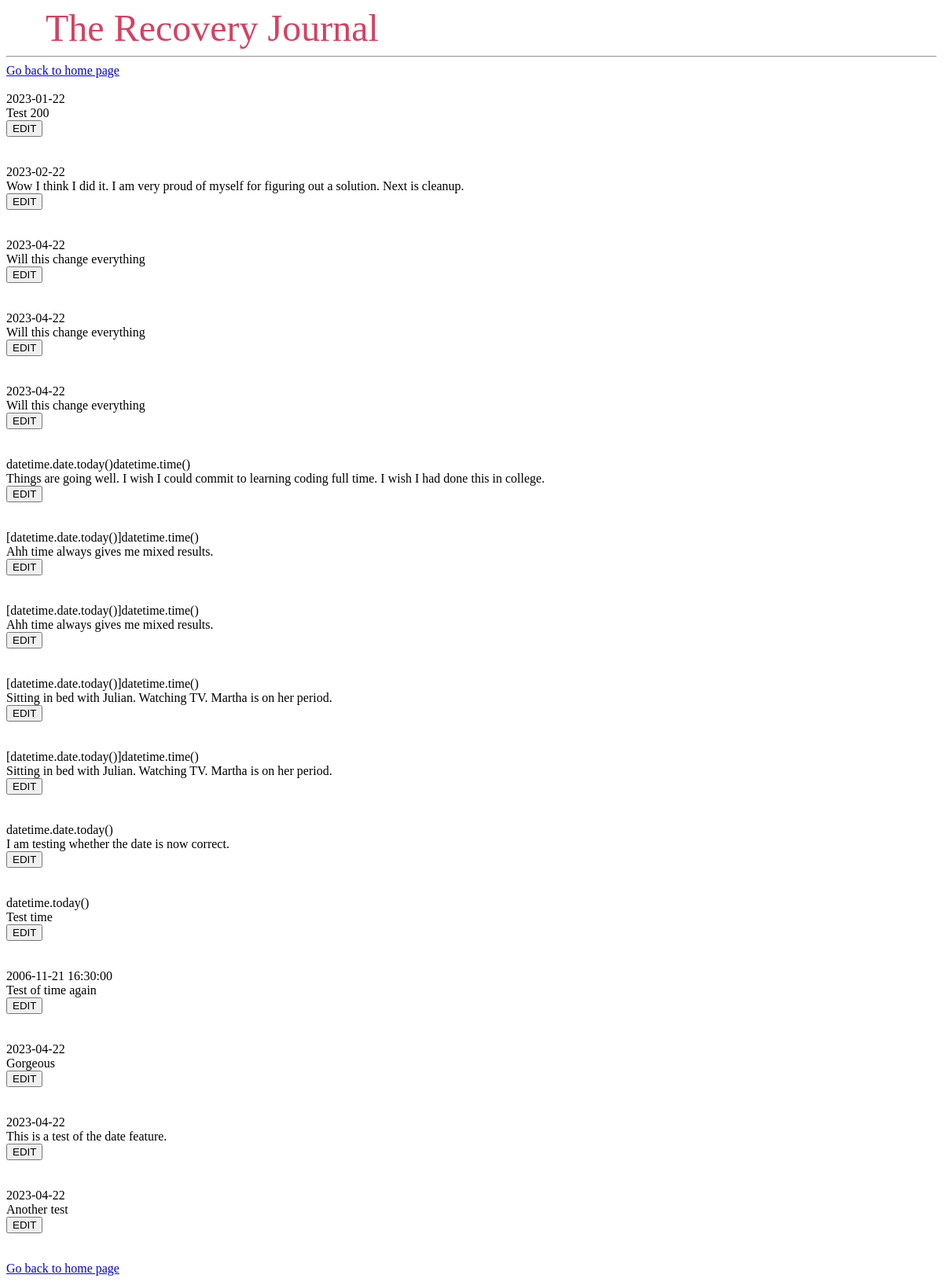
Page /list (signed in) on the earlier database version.
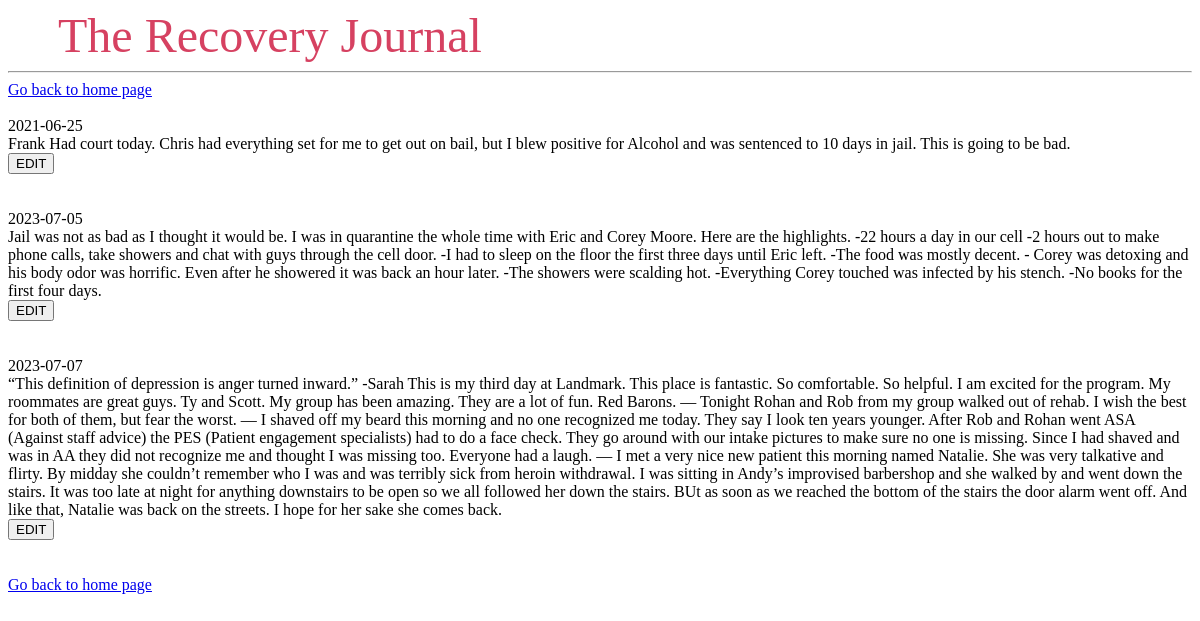
Same page on the later database version.
### tables this page shows
CREATE TABLE "entries" (
	"ID"	INTEGER,
	"username"	TEXT,
	"entrydate"	TEXT,
	"entry"	TEXT,
	PRIMARY KEY("ID" AUTOINCREMENT)
);

### rjp.py (the view)
@app.route('/list')
def list():
	username=session.get('user')
	con = sqlite3.connect("rjp.db")
	con.row_factory = sqlite3.Row
	cur = con.cursor()
	cur.execute("SELECT * FROM entries WHERE username = ?", [username])
	rows = cur.fetchall();
	return render_template("list.html",rows = rows)

### templates/list.html
{% extends 'base.html' %}
{% block content %}
      <a href = "/home/">Go back to home page</a><br><br>
         {% for row in rows %}
               {{row["entrydate"]}}<br>
               {{row["entry"]}}<br>
               <form action="/edit/" method="post">
               <input name={{row["entrydate"]}} value="EDIT" type="submit"> </form>
               <br>
               <br>
{% endfor %}
      <a href = "/home/">Go back to home page</a>
{% endblock %}

### templates/base.html (shortened to what this page needs)
<!DOCTYPE html PUBLIC "-//W3C//DTD HTML 4.01//EN" "http://www.w3.org/TR/html4/strict.dtd">
<html><head>
</head><body>
<nav> <a href="/home/">The Recovery Journal</a> </nav>
<hr>
<div class="content"> {% block content %} {% endblock %} </div>
</body></html>

### templates/base.html (style rules this page uses)
nav a { color: #d64161; font-size: 3em; margin-left: 50px; text-decoration: none; }

Differences in the rows shown:
removed entries: entrydate "2023-01-22", entry "Test 200"
removed entries: entrydate "2023-02-22", entry "Wow I think I did it. I am very proud of myself for figuring out a solution. Next is cleanup."
removed entries: entrydate "2023-04-22", entry "Will this change everything"
removed entries: entrydate "2023-04-22", entry "Will this change everything"
removed entries: entrydate "2023-04-22", entry "Will this change everything"
removed entries: entrydate "datetime.date.today()datetime.time()", entry "Things are going well. I wish I could commit to learning coding full time. I wish I had done this in college."
removed entries: entrydate "[datetime.date.today()]datetime.time()", entry "Ahh time always gives me mixed results."
removed entries: entrydate "[datetime.date.today()]datetime.time()", entry "Ahh time always gives me mixed results."
removed entries: entrydate "[datetime.date.today()]datetime.time()", entry "Sitting in bed with Julian. Watching TV. Martha is on her period."
removed entries: entrydate "[datetime.date.today()]datetime.time()", entry "Sitting in bed with Julian. Watching TV. Martha is on her period."
removed entries: entrydate "datetime.date.today()", entry "I am testing whether the date is now correct."
removed entries: entrydate "datetime.today()", entry "Test time"
removed entries: entrydate "2006-11-21 16:30:00", entry "Test of time again"
removed entries: entrydate "2023-04-22", entry "Gorgeous"
removed entries: entrydate "2023-04-22", entry "This is a test of the date feature."
removed entries: entrydate "2023-04-22", entry "Another test"
added entries: entrydate "2021-06-25", entry "Frank Had court today. Chris had everything set for me to get out on bail, but I blew positive for Alcohol and was sentenced to 10 days in jail. This is going to be bad."
added entries: entrydate "2023-07-05", entry "Jail was not as bad as I thought it would be. I was in quarantine the whole time with Eric and Corey Moore. Here are the highlights. -22 hours a day in our cell -2 hours out to make phone calls, take showers and chat with guys through the cell door. -I had to sleep on the floor the first three days until Eric left. -The food was mostly decent. - Corey was detoxing and his body odor was horrific. Even after he showered it was back an hour later. -The showers were scalding hot. -Everything Corey touched was infected by his stench. -No books for the first four days."
added entries: entrydate "2023-07-07", entry "“This definition of depression is anger turned inward.” -Sarah This is my third day at Landmark. This place is fantastic. So comfortable. So helpful. I am excited for the program. My roommates are great guys. Ty and Scott. My group has been amazing. They are a lot of fun. Red Barons. — Tonight Rohan and Rob from my group walked out of rehab. I wish the best for both of them, but fear the worst. — I shaved off my beard this morning and no one recognized me today. They say I look ten years younger. After Rob and Rohan went ASA (Against staff advice) the PES (Patient engagement specialists) had to do a face check. They go around with our intake pictures to make sure no one is missing. Since I…"
